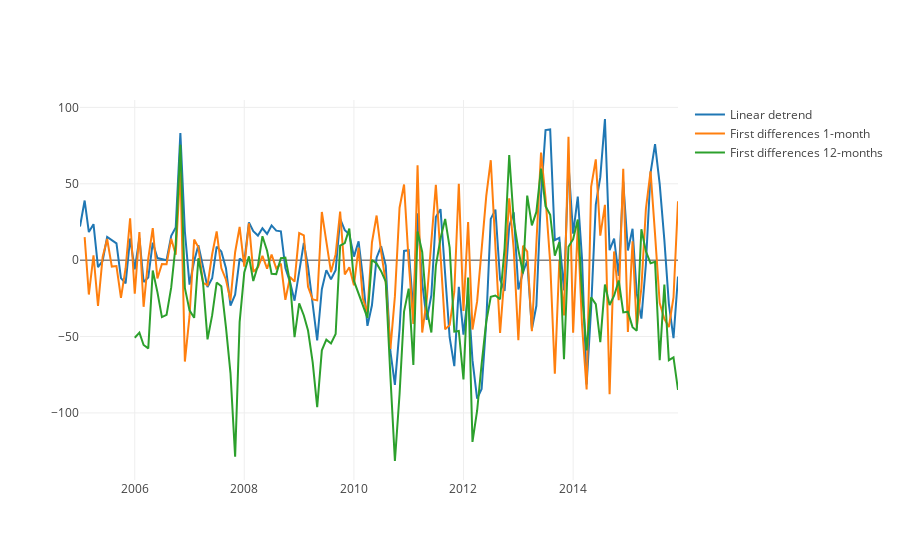

The code cell stored with this chart in its notebook:
### Code cell
# fig = plt.figure()
time = gen_index.loc[gen_index['region'] == 'MRO', 'datetime']
# plt.plot(time, a, label='Linear detrend')
# plt.plot(time, b, label='First difference')
# plt.legend(loc=0)

data = [go.Scatter(y=a, x=time, name='Linear detrend'),
        go.Scatter(y=b, x=time, name='First differences 1-month'),
        go.Scatter(y=c, x=time, name='First differences 12-months')]
iplot(data)
# plotly_fig = tls.mpl_to_plotly(fig)

# plotly.offline.iplot_mpl(fig, resize=True)

### Figure 1 — Plotly figure (JSON) as saved in the notebook; plotly's stock layout.template omitted (floating-point values rounded to 4 significant figures; data arrays with more than 128 entries replaced by an {"elided": "..."} marker saying what was removed)
{"data": [{"name": "Linear detrend", "type": "scatter", "x": {"elided": "132 str values"}, "y": {"elided": "132 float values"}}, {"name": "First differences 1-month", "type": "scatter", "x": {"elided": "132 str values"}, "y": {"elided": "132 float values"}}, {"name": "First differences 12-months", "type": "scatter", "x": {"elided": "132 str values"}, "y": {"elided": "132 float values"}}], "layout": {}}
